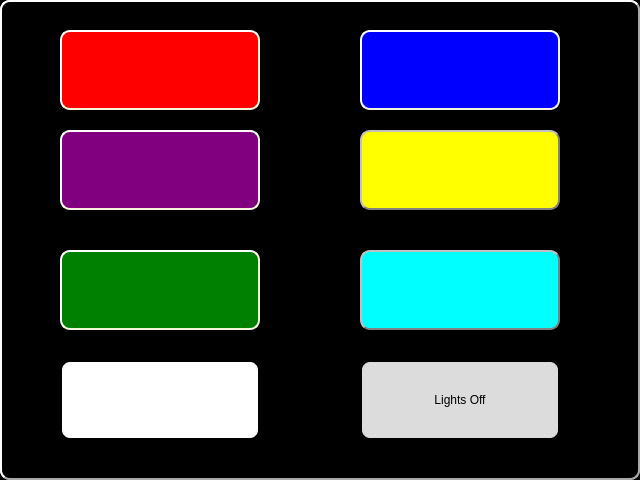
<?xml version="1.0" encoding="UTF-8"?>
<ui version="4.0">
 <class>MainWindow</class>
 <widget class="QMainWindow" name="MainWindow">
  <property name="geometry">
   <rect>
    <x>0</x>
    <y>0</y>
    <width>640</width>
    <height>480</height>
   </rect>
  </property>
  <property name="minimumSize">
   <size>
    <width>310</width>
    <height>230</height>
   </size>
  </property>
  <property name="maximumSize">
   <size>
    <width>640</width>
    <height>480</height>
   </size>
  </property>
  <property name="windowTitle">
   <string>MainWindow</string>
  </property>
  <property name="styleSheet">
   <string notr="true">background-color: black;
border-style: outset;
border-width: 2px;
border-radius: 10px;
border-color: darkgrey;

</string>
  </property>
  <widget class="QWidget" name="centralWidget">
   <widget class="QPushButton" name="blueButton">
    <property name="geometry">
     <rect>
      <x>360</x>
      <y>30</y>
      <width>200</width>
      <height>80</height>
     </rect>
    </property>
    <property name="palette">
     <palette>
      <active>
       <colorrole role="Button">
        <brush brushstyle="SolidPattern">
         <color alpha="255">
          <red>0</red>
          <green>0</green>
          <blue>255</blue>
         </color>
        </brush>
       </colorrole>
       <colorrole role="Base">
        <brush brushstyle="SolidPattern">
         <color alpha="255">
          <red>0</red>
          <green>0</green>
          <blue>255</blue>
         </color>
        </brush>
       </colorrole>
       <colorrole role="Window">
        <brush brushstyle="SolidPattern">
         <color alpha="255">
          <red>0</red>
          <green>0</green>
          <blue>255</blue>
         </color>
        </brush>
       </colorrole>
      </active>
      <inactive>
       <colorrole role="Button">
        <brush brushstyle="SolidPattern">
         <color alpha="255">
          <red>0</red>
          <green>0</green>
          <blue>255</blue>
         </color>
        </brush>
       </colorrole>
       <colorrole role="Base">
        <brush brushstyle="SolidPattern">
         <color alpha="255">
          <red>0</red>
          <green>0</green>
          <blue>255</blue>
         </color>
        </brush>
       </colorrole>
       <colorrole role="Window">
        <brush brushstyle="SolidPattern">
         <color alpha="255">
          <red>0</red>
          <green>0</green>
          <blue>255</blue>
         </color>
        </brush>
       </colorrole>
      </inactive>
      <disabled>
       <colorrole role="Button">
        <brush brushstyle="SolidPattern">
         <color alpha="255">
          <red>0</red>
          <green>0</green>
          <blue>255</blue>
         </color>
        </brush>
       </colorrole>
       <colorrole role="Base">
        <brush brushstyle="SolidPattern">
         <color alpha="255">
          <red>0</red>
          <green>0</green>
          <blue>255</blue>
         </color>
        </brush>
       </colorrole>
       <colorrole role="Window">
        <brush brushstyle="SolidPattern">
         <color alpha="255">
          <red>0</red>
          <green>0</green>
          <blue>255</blue>
         </color>
        </brush>
       </colorrole>
      </disabled>
     </palette>
    </property>
    <property name="styleSheet">
     <string notr="true">background-color: blue;
border-style: outset;
border-width: 2px;
border-radius: 10px;
border-color: beige;
padding: 6px;</string>
    </property>
    <property name="text">
     <string/>
    </property>
   </widget>
   <widget class="QPushButton" name="redButton">
    <property name="geometry">
     <rect>
      <x>60</x>
      <y>30</y>
      <width>200</width>
      <height>80</height>
     </rect>
    </property>
    <property name="palette">
     <palette>
      <active>
       <colorrole role="Button">
        <brush brushstyle="SolidPattern">
         <color alpha="255">
          <red>255</red>
          <green>0</green>
          <blue>0</blue>
         </color>
        </brush>
       </colorrole>
       <colorrole role="Base">
        <brush brushstyle="SolidPattern">
         <color alpha="255">
          <red>255</red>
          <green>0</green>
          <blue>0</blue>
         </color>
        </brush>
       </colorrole>
       <colorrole role="Window">
        <brush brushstyle="SolidPattern">
         <color alpha="255">
          <red>255</red>
          <green>0</green>
          <blue>0</blue>
         </color>
        </brush>
       </colorrole>
      </active>
      <inactive>
       <colorrole role="Button">
        <brush brushstyle="SolidPattern">
         <color alpha="255">
          <red>255</red>
          <green>0</green>
          <blue>0</blue>
         </color>
        </brush>
       </colorrole>
       <colorrole role="Base">
        <brush brushstyle="SolidPattern">
         <color alpha="255">
          <red>255</red>
          <green>0</green>
          <blue>0</blue>
         </color>
        </brush>
       </colorrole>
       <colorrole role="Window">
        <brush brushstyle="SolidPattern">
         <color alpha="255">
          <red>255</red>
          <green>0</green>
          <blue>0</blue>
         </color>
        </brush>
       </colorrole>
      </inactive>
      <disabled>
       <colorrole role="Button">
        <brush brushstyle="SolidPattern">
         <color alpha="255">
          <red>255</red>
          <green>0</green>
          <blue>0</blue>
         </color>
        </brush>
       </colorrole>
       <colorrole role="Base">
        <brush brushstyle="SolidPattern">
         <color alpha="255">
          <red>255</red>
          <green>0</green>
          <blue>0</blue>
         </color>
        </brush>
       </colorrole>
       <colorrole role="Window">
        <brush brushstyle="SolidPattern">
         <color alpha="255">
          <red>255</red>
          <green>0</green>
          <blue>0</blue>
         </color>
        </brush>
       </colorrole>
      </disabled>
     </palette>
    </property>
    <property name="autoFillBackground">
     <bool>false</bool>
    </property>
    <property name="styleSheet">
     <string notr="true">background-color: red;
border-style: outset;
border-width: 2px;
border-radius: 10px;
border-color: beige;
padding: 6px;</string>
    </property>
    <property name="text">
     <string/>
    </property>
    <property name="checkable">
     <bool>false</bool>
    </property>
    <property name="autoDefault">
     <bool>false</bool>
    </property>
   </widget>
   <widget class="QPushButton" name="offButton">
    <property name="geometry">
     <rect>
      <x>360</x>
      <y>360</y>
      <width>200</width>
      <height>80</height>
     </rect>
    </property>
    <property name="styleSheet">
     <string notr="true">background-color: gainsboro;
border-style: outset;
border-width: 2px;
border-radius: 10px;
border-color: black;
padding: 6px;</string>
    </property>
    <property name="text">
     <string>Lights Off</string>
    </property>
   </widget>
   <widget class="QPushButton" name="purpleButton">
    <property name="geometry">
     <rect>
      <x>60</x>
      <y>130</y>
      <width>200</width>
      <height>80</height>
     </rect>
    </property>
    <property name="palette">
     <palette>
      <active>
       <colorrole role="Button">
        <brush brushstyle="SolidPattern">
         <color alpha="255">
          <red>128</red>
          <green>0</green>
          <blue>128</blue>
         </color>
        </brush>
       </colorrole>
       <colorrole role="Base">
        <brush brushstyle="SolidPattern">
         <color alpha="255">
          <red>128</red>
          <green>0</green>
          <blue>128</blue>
         </color>
        </brush>
       </colorrole>
       <colorrole role="Window">
        <brush brushstyle="SolidPattern">
         <color alpha="255">
          <red>128</red>
          <green>0</green>
          <blue>128</blue>
         </color>
        </brush>
       </colorrole>
      </active>
      <inactive>
       <colorrole role="Button">
        <brush brushstyle="SolidPattern">
         <color alpha="255">
          <red>128</red>
          <green>0</green>
          <blue>128</blue>
         </color>
        </brush>
       </colorrole>
       <colorrole role="Base">
        <brush brushstyle="SolidPattern">
         <color alpha="255">
          <red>128</red>
          <green>0</green>
          <blue>128</blue>
         </color>
        </brush>
       </colorrole>
       <colorrole role="Window">
        <brush brushstyle="SolidPattern">
         <color alpha="255">
          <red>128</red>
          <green>0</green>
          <blue>128</blue>
         </color>
        </brush>
       </colorrole>
      </inactive>
      <disabled>
       <colorrole role="Button">
        <brush brushstyle="SolidPattern">
         <color alpha="255">
          <red>128</red>
          <green>0</green>
          <blue>128</blue>
         </color>
        </brush>
       </colorrole>
       <colorrole role="Base">
        <brush brushstyle="SolidPattern">
         <color alpha="255">
          <red>128</red>
          <green>0</green>
          <blue>128</blue>
         </color>
        </brush>
       </colorrole>
       <colorrole role="Window">
        <brush brushstyle="SolidPattern">
         <color alpha="255">
          <red>128</red>
          <green>0</green>
          <blue>128</blue>
         </color>
        </brush>
       </colorrole>
      </disabled>
     </palette>
    </property>
    <property name="styleSheet">
     <string notr="true">background-color: purple;
border-style: outset;
border-width: 2px;
border-radius: 10px;
border-color: beige;
padding: 6px;</string>
    </property>
    <property name="text">
     <string/>
    </property>
   </widget>
   <widget class="QPushButton" name="yellowButton">
    <property name="geometry">
     <rect>
      <x>360</x>
      <y>130</y>
      <width>200</width>
      <height>80</height>
     </rect>
    </property>
    <property name="palette">
     <palette>
      <active>
       <colorrole role="Button">
        <brush brushstyle="SolidPattern">
         <color alpha="255">
          <red>255</red>
          <green>255</green>
          <blue>0</blue>
         </color>
        </brush>
       </colorrole>
       <colorrole role="Base">
        <brush brushstyle="SolidPattern">
         <color alpha="255">
          <red>255</red>
          <green>255</green>
          <blue>0</blue>
         </color>
        </brush>
       </colorrole>
       <colorrole role="Window">
        <brush brushstyle="SolidPattern">
         <color alpha="255">
          <red>255</red>
          <green>255</green>
          <blue>0</blue>
         </color>
        </brush>
       </colorrole>
      </active>
      <inactive>
       <colorrole role="Button">
        <brush brushstyle="SolidPattern">
         <color alpha="255">
          <red>255</red>
          <green>255</green>
          <blue>0</blue>
         </color>
        </brush>
       </colorrole>
       <colorrole role="Base">
        <brush brushstyle="SolidPattern">
         <color alpha="255">
          <red>255</red>
          <green>255</green>
          <blue>0</blue>
         </color>
        </brush>
       </colorrole>
       <colorrole role="Window">
        <brush brushstyle="SolidPattern">
         <color alpha="255">
          <red>255</red>
          <green>255</green>
          <blue>0</blue>
         </color>
        </brush>
       </colorrole>
      </inactive>
      <disabled>
       <colorrole role="Button">
        <brush brushstyle="SolidPattern">
         <color alpha="255">
          <red>255</red>
          <green>255</green>
          <blue>0</blue>
         </color>
        </brush>
       </colorrole>
       <colorrole role="Base">
        <brush brushstyle="SolidPattern">
         <color alpha="255">
          <red>255</red>
          <green>255</green>
          <blue>0</blue>
         </color>
        </brush>
       </colorrole>
       <colorrole role="Window">
        <brush brushstyle="SolidPattern">
         <color alpha="255">
          <red>255</red>
          <green>255</green>
          <blue>0</blue>
         </color>
        </brush>
       </colorrole>
      </disabled>
     </palette>
    </property>
    <property name="accessibleDescription">
     <string/>
    </property>
    <property name="styleSheet">
     <string notr="true">background-color: yellow;
border-style: outset;
border-width: 2px;
border-radius: 10px;
border-color: grey;
padding: 6px;</string>
    </property>
    <property name="text">
     <string/>
    </property>
   </widget>
   <widget class="QPushButton" name="greenButton">
    <property name="geometry">
     <rect>
      <x>60</x>
      <y>250</y>
      <width>200</width>
      <height>80</height>
     </rect>
    </property>
    <property name="palette">
     <palette>
      <active>
       <colorrole role="Button">
        <brush brushstyle="SolidPattern">
         <color alpha="255">
          <red>0</red>
          <green>128</green>
          <blue>0</blue>
         </color>
        </brush>
       </colorrole>
       <colorrole role="Base">
        <brush brushstyle="SolidPattern">
         <color alpha="255">
          <red>0</red>
          <green>128</green>
          <blue>0</blue>
         </color>
        </brush>
       </colorrole>
       <colorrole role="Window">
        <brush brushstyle="SolidPattern">
         <color alpha="255">
          <red>0</red>
          <green>128</green>
          <blue>0</blue>
         </color>
        </brush>
       </colorrole>
      </active>
      <inactive>
       <colorrole role="Button">
        <brush brushstyle="SolidPattern">
         <color alpha="255">
          <red>0</red>
          <green>128</green>
          <blue>0</blue>
         </color>
        </brush>
       </colorrole>
       <colorrole role="Base">
        <brush brushstyle="SolidPattern">
         <color alpha="255">
          <red>0</red>
          <green>128</green>
          <blue>0</blue>
         </color>
        </brush>
       </colorrole>
       <colorrole role="Window">
        <brush brushstyle="SolidPattern">
         <color alpha="255">
          <red>0</red>
          <green>128</green>
          <blue>0</blue>
         </color>
        </brush>
       </colorrole>
      </inactive>
      <disabled>
       <colorrole role="Button">
        <brush brushstyle="SolidPattern">
         <color alpha="255">
          <red>0</red>
          <green>128</green>
          <blue>0</blue>
         </color>
        </brush>
       </colorrole>
       <colorrole role="Base">
        <brush brushstyle="SolidPattern">
         <color alpha="255">
          <red>0</red>
          <green>128</green>
          <blue>0</blue>
         </color>
        </brush>
       </colorrole>
       <colorrole role="Window">
        <brush brushstyle="SolidPattern">
         <color alpha="255">
          <red>0</red>
          <green>128</green>
          <blue>0</blue>
         </color>
        </brush>
       </colorrole>
      </disabled>
     </palette>
    </property>
    <property name="styleSheet">
     <string notr="true">background-color: green;
border-style: outset;
border-width: 2px;
border-radius: 10px;
border-color: beige;
padding: 6px;</string>
    </property>
    <property name="text">
     <string/>
    </property>
   </widget>
   <widget class="QPushButton" name="ltBlueButton">
    <property name="geometry">
     <rect>
      <x>360</x>
      <y>250</y>
      <width>200</width>
      <height>80</height>
     </rect>
    </property>
    <property name="palette">
     <palette>
      <active>
       <colorrole role="Button">
        <brush brushstyle="SolidPattern">
         <color alpha="255">
          <red>0</red>
          <green>255</green>
          <blue>255</blue>
         </color>
        </brush>
       </colorrole>
       <colorrole role="Base">
        <brush brushstyle="SolidPattern">
         <color alpha="255">
          <red>0</red>
          <green>255</green>
          <blue>255</blue>
         </color>
        </brush>
       </colorrole>
       <colorrole role="Window">
        <brush brushstyle="SolidPattern">
         <color alpha="255">
          <red>0</red>
          <green>255</green>
          <blue>255</blue>
         </color>
        </brush>
       </colorrole>
      </active>
      <inactive>
       <colorrole role="Button">
        <brush brushstyle="SolidPattern">
         <color alpha="255">
          <red>0</red>
          <green>255</green>
          <blue>255</blue>
         </color>
        </brush>
       </colorrole>
       <colorrole role="Base">
        <brush brushstyle="SolidPattern">
         <color alpha="255">
          <red>0</red>
          <green>255</green>
          <blue>255</blue>
         </color>
        </brush>
       </colorrole>
       <colorrole role="Window">
        <brush brushstyle="SolidPattern">
         <color alpha="255">
          <red>0</red>
          <green>255</green>
          <blue>255</blue>
         </color>
        </brush>
       </colorrole>
      </inactive>
      <disabled>
       <colorrole role="Button">
        <brush brushstyle="SolidPattern">
         <color alpha="255">
          <red>0</red>
          <green>255</green>
          <blue>255</blue>
         </color>
        </brush>
       </colorrole>
       <colorrole role="Base">
        <brush brushstyle="SolidPattern">
         <color alpha="255">
          <red>0</red>
          <green>255</green>
          <blue>255</blue>
         </color>
        </brush>
       </colorrole>
       <colorrole role="Window">
        <brush brushstyle="SolidPattern">
         <color alpha="255">
          <red>0</red>
          <green>255</green>
          <blue>255</blue>
         </color>
        </brush>
       </colorrole>
      </disabled>
     </palette>
    </property>
    <property name="styleSheet">
     <string notr="true">background-color: aqua;
border-style: outset;
border-width: 2px;
border-radius: 10px;
border-color: grey;
padding: 6px;</string>
    </property>
    <property name="text">
     <string/>
    </property>
   </widget>
   <widget class="QPushButton" name="whiteButton">
    <property name="geometry">
     <rect>
      <x>60</x>
      <y>360</y>
      <width>200</width>
      <height>80</height>
     </rect>
    </property>
    <property name="palette">
     <palette>
      <active>
       <colorrole role="WindowText">
        <brush brushstyle="SolidPattern">
         <color alpha="255">
          <red>255</red>
          <green>255</green>
          <blue>255</blue>
         </color>
        </brush>
       </colorrole>
       <colorrole role="Button">
        <brush brushstyle="SolidPattern">
         <color alpha="255">
          <red>255</red>
          <green>255</green>
          <blue>255</blue>
         </color>
        </brush>
       </colorrole>
       <colorrole role="Base">
        <brush brushstyle="SolidPattern">
         <color alpha="255">
          <red>255</red>
          <green>255</green>
          <blue>255</blue>
         </color>
        </brush>
       </colorrole>
       <colorrole role="Window">
        <brush brushstyle="SolidPattern">
         <color alpha="255">
          <red>255</red>
          <green>255</green>
          <blue>255</blue>
         </color>
        </brush>
       </colorrole>
      </active>
      <inactive>
       <colorrole role="WindowText">
        <brush brushstyle="SolidPattern">
         <color alpha="255">
          <red>255</red>
          <green>255</green>
          <blue>255</blue>
         </color>
        </brush>
       </colorrole>
       <colorrole role="Button">
        <brush brushstyle="SolidPattern">
         <color alpha="255">
          <red>255</red>
          <green>255</green>
          <blue>255</blue>
         </color>
        </brush>
       </colorrole>
       <colorrole role="Base">
        <brush brushstyle="SolidPattern">
         <color alpha="255">
          <red>255</red>
          <green>255</green>
          <blue>255</blue>
         </color>
        </brush>
       </colorrole>
       <colorrole role="Window">
        <brush brushstyle="SolidPattern">
         <color alpha="255">
          <red>255</red>
          <green>255</green>
          <blue>255</blue>
         </color>
        </brush>
       </colorrole>
      </inactive>
      <disabled>
       <colorrole role="WindowText">
        <brush brushstyle="SolidPattern">
         <color alpha="255">
          <red>120</red>
          <green>120</green>
          <blue>120</blue>
         </color>
        </brush>
       </colorrole>
       <colorrole role="Button">
        <brush brushstyle="SolidPattern">
         <color alpha="255">
          <red>255</red>
          <green>255</green>
          <blue>255</blue>
         </color>
        </brush>
       </colorrole>
       <colorrole role="Base">
        <brush brushstyle="SolidPattern">
         <color alpha="255">
          <red>255</red>
          <green>255</green>
          <blue>255</blue>
         </color>
        </brush>
       </colorrole>
       <colorrole role="Window">
        <brush brushstyle="SolidPattern">
         <color alpha="255">
          <red>255</red>
          <green>255</green>
          <blue>255</blue>
         </color>
        </brush>
       </colorrole>
      </disabled>
     </palette>
    </property>
    <property name="styleSheet">
     <string notr="true">background-color: white;
border-style: outset;
border-width: 2px;
border-radius: 10px;
border-color: black;
padding: 6px;</string>
    </property>
    <property name="text">
     <string/>
    </property>
   </widget>
  </widget>
 </widget>
 <layoutdefault spacing="6" margin="11"/>
 <resources/>
 <connections/>
</ui>
